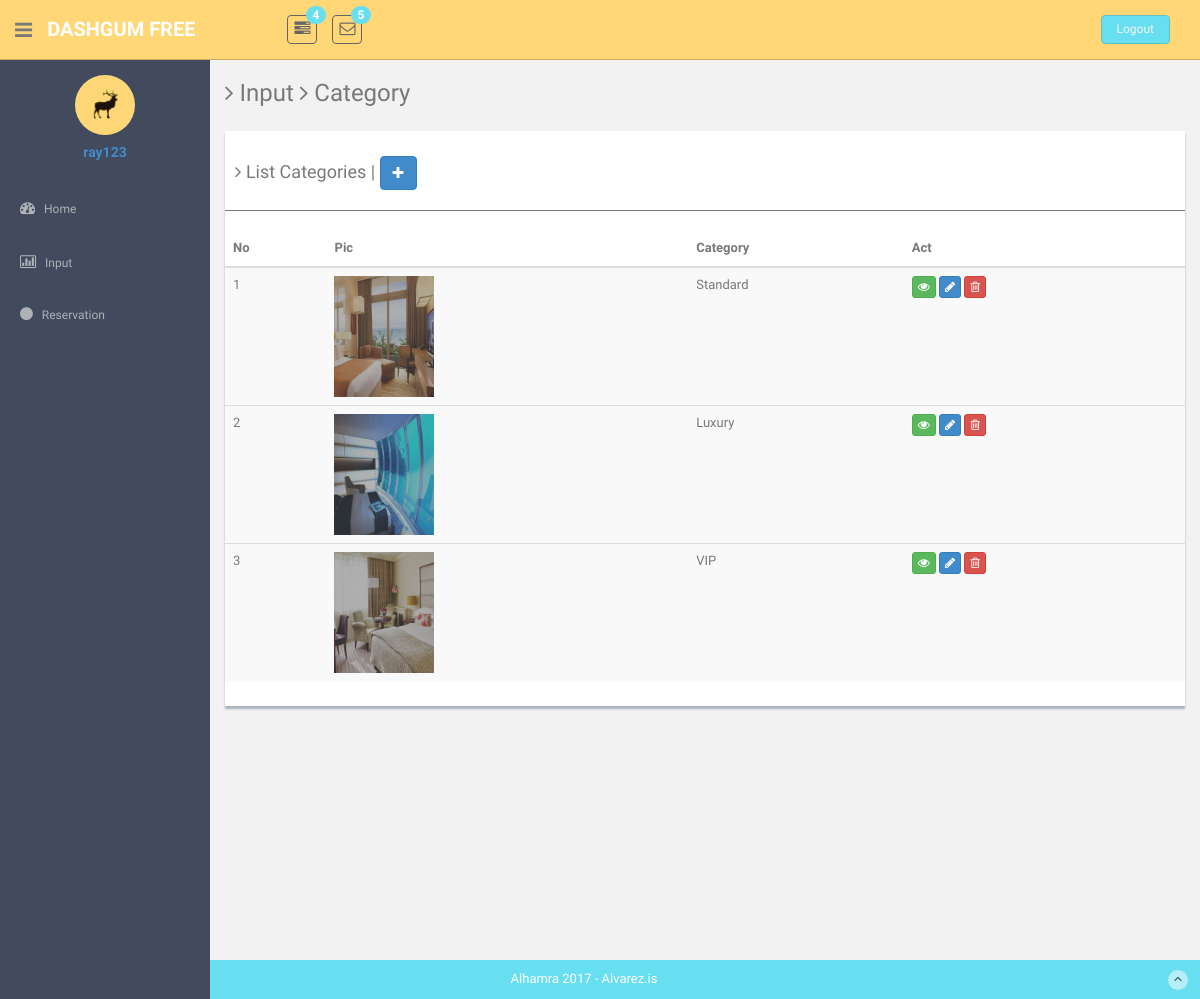
/admin/media.php?modul=category (signed in), run on the app's committed database.
### tables this page shows
CREATE TABLE IF NOT EXISTS `category` (
`id` int(11) NOT NULL,
  `img` text NOT NULL,
  `name_cat` varchar(25) NOT NULL
);

### admin/module/category.php (the view, shortened to what this page needs)
<section id="main-content">
          <section class="wrapper site-min-height">
            <h3><i class="fa fa-angle-right"></i> Input <i class="fa fa-angle-right"></i> Category</h3>
            <div class="row mt">
              <div class="col-lg-12">
             	 <div class="content-panel">
                          <table class="table table-striped table-advance table-hover">
	                  	  	  <h4><i class="fa fa-angle-right"></i> List Categories | <a title="Add Room" href="#myModal" data-toggle="modal" class="btn btn-primary"><i class="fa fa-plus"></i></a></h4>
	                  	  	  <hr>
                              <thead>
                             <tr>
                             	<th>No</th>
                              <th>Pic</th>
                             	<th>Category</th>
                             	<th>Act</th>
                             </tr>
                             </thead>
                             <tbody>
                             	<?php
                             	$no=1;
                             	$query=mysql_query("select id, img, name_cat from category");
                             	while ($row=mysql_fetch_array($query)) {
                             		?>
                             		<tr>
                             			<td><?php echo $no++; ?></th>
                             			<td><img width="100" src="../images/kategori/<?php echo $row['img']; ?>"></td>
                             			<td><?php echo $row['name_cat']; ?></td>
                             			<td>
                             				<a href="media.php?modul=detail_view_category&id=<?php echo $row['id']; ?>" title="Detail" class="btn btn-success btn-xs"><i class="fa fa-eye"></i></a>
                             				<a href="media.php?modul=edit_category&id=<?php echo $row['id']; ?>" title="Edit" class="btn btn-primary btn-xs"><i class="fa fa-pencil"></i></a>
                             				<button onclick="if(confirm('Yakin Hapus ?')){ location.href='media.php?modul=delete_category&id=<?php echo $row['id']; ?>'}" class="btn btn-danger btn-xs"><i class="fa fa-trash-o"></i></button>
                             			</td>
                             		</tr>
                             		<tr>
                             			<?php } if (intval(mysql_num_rows($query))==0) {
                             				?>
                             				<td colspan="4" align="center">Empty</td>
                             		</tr>
                             </tbody>
                             <?php
                         }
                         ?>
                          </table>
                      </div>
              </div>
            </div>
    </section><! --/wrapper -->
      </section>

### admin/assets/css/style.css (style rules this page uses)
body { color: #797979; background: #f2f2f2; font-family: 'Ruda', sans-serif; padding: 0px !important; margin: 0px !important; font-size:13px; }
a, a:hover, a:focus { text-decoration: none; outline: none; }
hr { margin-top: 20px; margin-bottom: 20px; border: 0; border-top: 1px solid #797979; }
.mt { margin-top: 25px; }
#main-content { margin-left: 210px; }
.wrapper { display: inline-block; margin-top: 60px; padding-left: 15px; padding-right: 15px; padding-bottom: 15px; padding-top: 0px; width: 100%; }
.content-panel { background: #ffffff; box-shadow: 0px 3px 2px #aab2bd; padding-top: 15px; padding-bottom: 5px; }
.content-panel h4 { margin-left: 10px; }
.site-min-height { min-height: 900px; }

### data on the page
category: img (picture), name_cat "Standard"
category: img (picture), name_cat "Luxury"
category: img (picture), name_cat "VIP"

### other printed values
$_SESSION['username'] "ray123"
